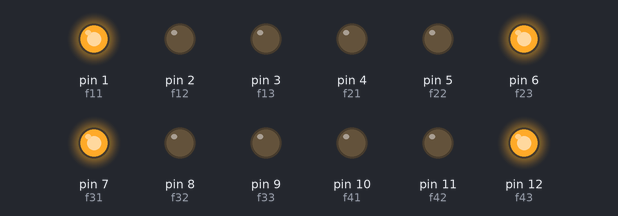
A sketch run on a simulated Arduino Uno, built with avr-gcc and run on an emulated ATmega328P. Shown: output pins drawn as LEDs (lit = HIGH).

Above: at 0.2 s.
At 1.2 s:
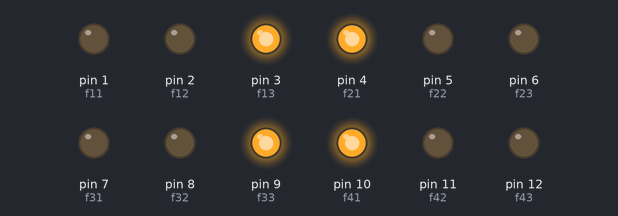
At 3.7 s:
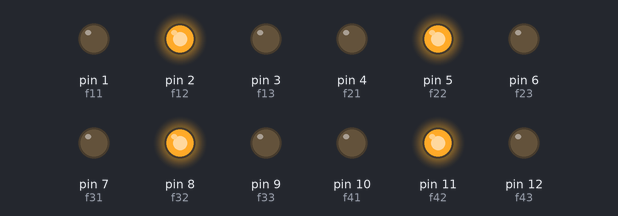
Timing chart, 0 to 4.6 s (numbered marks = the images above):
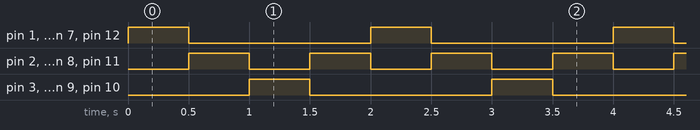

The sketch:

sketch_dec16a.ino
```cpp
int f11 =1;
int f12 =2;
int f13 =3;
int f21 =4;
int f22 =5;
int f23 =6;
int f31 =7;
int f32 =8;
int f33 =9;
int f41 =10;
int f42 =11;
int f43 =12;
void setup(){
  pinMode (f11,OUTPUT);
  pinMode (f12,OUTPUT);
  pinMode (f13,OUTPUT);
  pinMode (f21,OUTPUT);
  pinMode (f22,OUTPUT);
  pinMode (f23,OUTPUT);
  pinMode (f31,OUTPUT);
  pinMode (f32,OUTPUT);
  pinMode (f33,OUTPUT);
  pinMode (f41,OUTPUT);
  pinMode (f42,OUTPUT);
  pinMode (f43,OUTPUT);
}
void loop (){

  digitalWrite (f11,HIGH);
  digitalWrite (f12,LOW);
  digitalWrite (f13,LOW);
  digitalWrite (f21,LOW);
  digitalWrite (f22,LOW);
  digitalWrite (f23,HIGH);
  digitalWrite (f31,HIGH);
  digitalWrite (f32,LOW);
  digitalWrite (f33,LOW);
  digitalWrite (f41,LOW);
  digitalWrite (f42,LOW);
  digitalWrite (f43,HIGH);
  delay (500);
  digitalWrite (f11,LOW);
  digitalWrite (f12,HIGH);
  digitalWrite (f13,LOW);
  digitalWrite (f21,LOW);
  digitalWrite (f22,HIGH);
  digitalWrite (f23,LOW);
  digitalWrite (f31,LOW);
  digitalWrite (f32,HIGH);
  digitalWrite (f33,LOW);
  digitalWrite (f41,LOW);
  digitalWrite (f42,HIGH);
  digitalWrite (f43,LOW);
  delay (500);
  digitalWrite (f11,LOW);
  digitalWrite (f12,LOW);
  digitalWrite (f13,HIGH);
  digitalWrite (f21,HIGH);
  digitalWrite (f22,LOW);
  digitalWrite (f23,LOW);
  digitalWrite (f31,LOW);
  digitalWrite (f32,LOW);
  digitalWrite (f33,HIGH);
  digitalWrite (f41,HIGH);
  digitalWrite (f42,LOW);
  digitalWrite (f43,LOW);
  delay (500);
  digitalWrite (f11,LOW);
  digitalWrite (f12,HIGH);
  digitalWrite (f13,LOW);
  digitalWrite (f21,LOW);
  digitalWrite (f22,HIGH);
  digitalWrite (f23,LOW);
  digitalWrite (f31,LOW);
  digitalWrite (f32,HIGH);
  digitalWrite (f33,LOW);
  digitalWrite (f41,LOW);
  digitalWrite (f42,HIGH);
  digitalWrite (f43,LOW);
  delay (500);
}
```

Measured:
- by itself, pin 2 (f12), pin 5 (f22), pin 8 (f32), pin 11 (f42): alternates HIGH for 0.50 s and LOW for 0.50 s
- by itself, pin 1 (f11), pin 3 (f13), pin 4 (f21), pin 6 (f23), pin 7 (f31), pin 9 (f33), pin 10 (f41), pin 12 (f43): alternates HIGH for 0.50 s and LOW for 1.5 s
- by itself, everything shown: repeats every 2.0 s, in 4 steps
